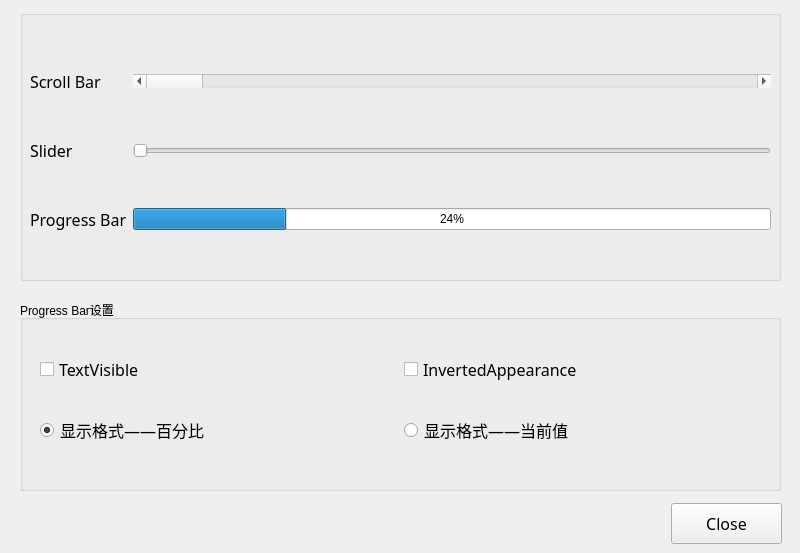
<?xml version="1.0" encoding="UTF-8"?>
<ui version="4.0">
 <class>Widget</class>
 <widget class="QWidget" name="Widget">
  <property name="geometry">
   <rect>
    <x>0</x>
    <y>0</y>
    <width>800</width>
    <height>553</height>
   </rect>
  </property>
  <property name="windowTitle">
   <string>Widget</string>
  </property>
  <widget class="QGroupBox" name="groupBox">
   <property name="geometry">
    <rect>
     <x>20</x>
     <y>10</y>
     <width>761</width>
     <height>271</height>
    </rect>
   </property>
   <property name="title">
    <string/>
   </property>
   <widget class="QWidget" name="verticalLayoutWidget">
    <property name="geometry">
     <rect>
      <x>10</x>
      <y>20</y>
      <width>741</width>
      <height>241</height>
     </rect>
    </property>
    <layout class="QGridLayout" name="gridLayout">
     <item row="0" column="1">
      <widget class="QScrollBar" name="horizontalScrollBar">
       <property name="orientation">
        <enum>Qt::Horizontal</enum>
       </property>
      </widget>
     </item>
     <item row="2" column="1">
      <widget class="QProgressBar" name="progressBar">
       <property name="value">
        <number>24</number>
       </property>
      </widget>
     </item>
     <item row="1" column="1">
      <widget class="QSlider" name="horizontalSlider">
       <property name="orientation">
        <enum>Qt::Horizontal</enum>
       </property>
      </widget>
     </item>
     <item row="0" column="0">
      <widget class="QLabel" name="label">
       <property name="font">
        <font>
         <family>Agency FB</family>
         <pointsize>12</pointsize>
        </font>
       </property>
       <property name="text">
        <string>Scroll Bar</string>
       </property>
      </widget>
     </item>
     <item row="1" column="0">
      <widget class="QLabel" name="label_2">
       <property name="font">
        <font>
         <family>Agency FB</family>
         <pointsize>12</pointsize>
        </font>
       </property>
       <property name="text">
        <string>Slider</string>
       </property>
      </widget>
     </item>
     <item row="2" column="0">
      <widget class="QLabel" name="label_3">
       <property name="font">
        <font>
         <family>Agency FB</family>
         <pointsize>12</pointsize>
        </font>
       </property>
       <property name="text">
        <string>Progress Bar</string>
       </property>
      </widget>
     </item>
    </layout>
   </widget>
  </widget>
  <widget class="QGroupBox" name="groupBox_2">
   <property name="geometry">
    <rect>
     <x>20</x>
     <y>300</y>
     <width>761</width>
     <height>191</height>
    </rect>
   </property>
   <property name="title">
    <string>Progress Bar设置</string>
   </property>
   <widget class="QWidget" name="gridLayoutWidget">
    <property name="geometry">
     <rect>
      <x>20</x>
      <y>30</y>
      <width>721</width>
      <height>141</height>
     </rect>
    </property>
    <layout class="QGridLayout" name="gridLayout_2">
     <item row="0" column="1">
      <widget class="QCheckBox" name="checkBox_Inverted">
       <property name="font">
        <font>
         <family>Agency FB</family>
         <pointsize>12</pointsize>
        </font>
       </property>
       <property name="text">
        <string>InvertedAppearance</string>
       </property>
      </widget>
     </item>
     <item row="0" column="0">
      <widget class="QCheckBox" name="checkBox_Text">
       <property name="font">
        <font>
         <family>Agency FB</family>
         <pointsize>12</pointsize>
        </font>
       </property>
       <property name="text">
        <string>TextVisible</string>
       </property>
       <property name="checked">
        <bool>false</bool>
       </property>
      </widget>
     </item>
     <item row="1" column="0">
      <widget class="QRadioButton" name="radioButton_Percent">
       <property name="font">
        <font>
         <family>Agency FB</family>
         <pointsize>12</pointsize>
        </font>
       </property>
       <property name="text">
        <string>显示格式——百分比</string>
       </property>
       <property name="checked">
        <bool>true</bool>
       </property>
      </widget>
     </item>
     <item row="1" column="1">
      <widget class="QRadioButton" name="radioButton_Value">
       <property name="font">
        <font>
         <family>Agency FB</family>
         <pointsize>12</pointsize>
        </font>
       </property>
       <property name="text">
        <string>显示格式——当前值</string>
       </property>
      </widget>
     </item>
    </layout>
   </widget>
  </widget>
  <widget class="QPushButton" name="pushButton">
   <property name="geometry">
    <rect>
     <x>671</x>
     <y>503</y>
     <width>111</width>
     <height>41</height>
    </rect>
   </property>
   <property name="font">
    <font>
     <family>Agency FB</family>
     <pointsize>12</pointsize>
    </font>
   </property>
   <property name="text">
    <string>Close</string>
   </property>
  </widget>
 </widget>
 <resources/>
 <connections>
  <connection>
   <sender>pushButton</sender>
   <signal>clicked()</signal>
   <receiver>Widget</receiver>
   <slot>close()</slot>
   <hints>
    <hint type="sourcelabel">
     <x>720</x>
     <y>528</y>
    </hint>
    <hint type="destinationlabel">
     <x>709</x>
     <y>585</y>
    </hint>
   </hints>
  </connection>
 </connections>
</ui>
